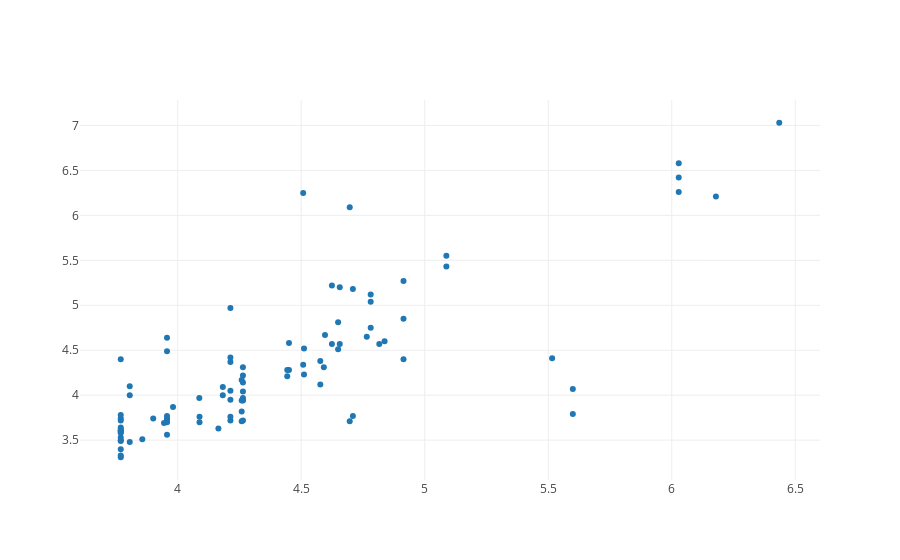

This figure's notebook cell:
### Code cell
iplot([go.Scatter(x=val_predictions, y=val_y, mode='markers')])
# https://plot.ly/~aminda/3/
